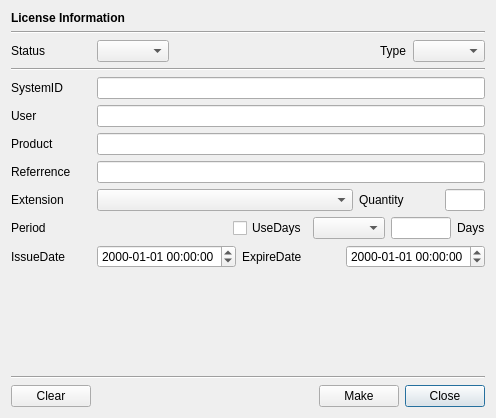
<?xml version="1.0" encoding="UTF-8"?>
<ui version="4.0">
 <class>MakeLCNDlg</class>
 <widget class="QDialog" name="MakeLCNDlg">
  <property name="geometry">
   <rect>
    <x>0</x>
    <y>0</y>
    <width>496</width>
    <height>418</height>
   </rect>
  </property>
  <property name="windowTitle">
   <string>Make License Window</string>
  </property>
  <layout class="QVBoxLayout" name="verticalLayout">
   <item>
    <widget class="QLabel" name="label">
     <property name="font">
      <font>
       <bold>true</bold>
      </font>
     </property>
     <property name="text">
      <string>License Information</string>
     </property>
    </widget>
   </item>
   <item>
    <widget class="Line" name="line_2">
     <property name="orientation">
      <enum>Qt::Horizontal</enum>
     </property>
    </widget>
   </item>
   <item>
    <layout class="QGridLayout" name="gridLayout_5">
     <property name="topMargin">
      <number>0</number>
     </property>
     <item row="0" column="2">
      <spacer name="horizontalSpacer_2">
       <property name="orientation">
        <enum>Qt::Horizontal</enum>
       </property>
       <property name="sizeHint" stdset="0">
        <size>
         <width>40</width>
         <height>20</height>
        </size>
       </property>
      </spacer>
     </item>
     <item row="0" column="0">
      <widget class="QLabel" name="label_10">
       <property name="minimumSize">
        <size>
         <width>80</width>
         <height>0</height>
        </size>
       </property>
       <property name="text">
        <string>Status</string>
       </property>
      </widget>
     </item>
     <item row="0" column="1">
      <widget class="QComboBox" name="mStatusCombo"/>
     </item>
     <item row="0" column="3">
      <widget class="QLabel" name="label_7">
       <property name="text">
        <string>Type</string>
       </property>
      </widget>
     </item>
     <item row="0" column="4">
      <widget class="QComboBox" name="mTypeCombo"/>
     </item>
    </layout>
   </item>
   <item>
    <widget class="Line" name="line_3">
     <property name="orientation">
      <enum>Qt::Horizontal</enum>
     </property>
    </widget>
   </item>
   <item>
    <layout class="QGridLayout" name="gridLayout_2">
     <item row="0" column="0">
      <widget class="QLabel" name="label_2">
       <property name="minimumSize">
        <size>
         <width>80</width>
         <height>0</height>
        </size>
       </property>
       <property name="text">
        <string>SystemID</string>
       </property>
      </widget>
     </item>
     <item row="1" column="1">
      <widget class="QLineEdit" name="mUserText"/>
     </item>
     <item row="2" column="0">
      <widget class="QLabel" name="label_4">
       <property name="text">
        <string>Product</string>
       </property>
      </widget>
     </item>
     <item row="0" column="1">
      <widget class="QLineEdit" name="mSIDText"/>
     </item>
     <item row="2" column="1">
      <widget class="QLineEdit" name="mProductText"/>
     </item>
     <item row="1" column="0">
      <widget class="QLabel" name="label_3">
       <property name="text">
        <string>User</string>
       </property>
      </widget>
     </item>
     <item row="3" column="0">
      <widget class="QLabel" name="label_6">
       <property name="text">
        <string>Referrence</string>
       </property>
      </widget>
     </item>
     <item row="3" column="1">
      <widget class="QLineEdit" name="mRefText"/>
     </item>
    </layout>
   </item>
   <item>
    <layout class="QGridLayout" name="gridLayout_6">
     <property name="topMargin">
      <number>0</number>
     </property>
     <item row="0" column="1">
      <widget class="QComboBox" name="mExtensionCombo"/>
     </item>
     <item row="0" column="2">
      <widget class="QLabel" name="label_11">
       <property name="minimumSize">
        <size>
         <width>80</width>
         <height>0</height>
        </size>
       </property>
       <property name="maximumSize">
        <size>
         <width>80</width>
         <height>16777215</height>
        </size>
       </property>
       <property name="text">
        <string>Quantity</string>
       </property>
      </widget>
     </item>
     <item row="0" column="0">
      <widget class="QLabel" name="label_5">
       <property name="minimumSize">
        <size>
         <width>80</width>
         <height>0</height>
        </size>
       </property>
       <property name="maximumSize">
        <size>
         <width>80</width>
         <height>16777215</height>
        </size>
       </property>
       <property name="text">
        <string>Extension</string>
       </property>
      </widget>
     </item>
     <item row="0" column="3">
      <widget class="QLineEdit" name="mQuantityText">
       <property name="minimumSize">
        <size>
         <width>40</width>
         <height>0</height>
        </size>
       </property>
       <property name="maximumSize">
        <size>
         <width>40</width>
         <height>16777215</height>
        </size>
       </property>
      </widget>
     </item>
    </layout>
   </item>
   <item>
    <layout class="QGridLayout" name="gridLayout_4">
     <property name="topMargin">
      <number>0</number>
     </property>
     <item row="0" column="1">
      <spacer name="horizontalSpacer_3">
       <property name="orientation">
        <enum>Qt::Horizontal</enum>
       </property>
       <property name="sizeHint" stdset="0">
        <size>
         <width>40</width>
         <height>20</height>
        </size>
       </property>
      </spacer>
     </item>
     <item row="0" column="4">
      <widget class="QLineEdit" name="mDaysText">
       <property name="minimumSize">
        <size>
         <width>60</width>
         <height>0</height>
        </size>
       </property>
       <property name="maximumSize">
        <size>
         <width>60</width>
         <height>16777215</height>
        </size>
       </property>
      </widget>
     </item>
     <item row="0" column="0">
      <widget class="QLabel" name="label_9">
       <property name="minimumSize">
        <size>
         <width>80</width>
         <height>0</height>
        </size>
       </property>
       <property name="text">
        <string>Period</string>
       </property>
      </widget>
     </item>
     <item row="0" column="5">
      <widget class="QLabel" name="mDaysLabel">
       <property name="text">
        <string>Days</string>
       </property>
      </widget>
     </item>
     <item row="0" column="2">
      <widget class="QCheckBox" name="mUseDaysCheck">
       <property name="text">
        <string>UseDays</string>
       </property>
      </widget>
     </item>
     <item row="0" column="3">
      <widget class="QComboBox" name="mIssuedMethodCombo"/>
     </item>
    </layout>
   </item>
   <item>
    <layout class="QGridLayout" name="gridLayout_3">
     <item row="0" column="3">
      <widget class="QLabel" name="mExpireDateLabel">
       <property name="text">
        <string>ExpireDate</string>
       </property>
      </widget>
     </item>
     <item row="0" column="4">
      <widget class="QDateTimeEdit" name="mExpireDateTime">
       <property name="displayFormat">
        <string>yyyy-MM-dd hh:mm:ss</string>
       </property>
      </widget>
     </item>
     <item row="0" column="1">
      <widget class="QLabel" name="mIssueDateLabel">
       <property name="minimumSize">
        <size>
         <width>80</width>
         <height>0</height>
        </size>
       </property>
       <property name="maximumSize">
        <size>
         <width>80</width>
         <height>16777215</height>
        </size>
       </property>
       <property name="text">
        <string>IssueDate</string>
       </property>
      </widget>
     </item>
     <item row="0" column="2">
      <widget class="QDateTimeEdit" name="mIssueDateTime">
       <property name="displayFormat">
        <string>yyyy-MM-dd hh:mm:ss</string>
       </property>
      </widget>
     </item>
    </layout>
   </item>
   <item>
    <spacer name="verticalSpacer">
     <property name="orientation">
      <enum>Qt::Vertical</enum>
     </property>
     <property name="sizeHint" stdset="0">
      <size>
       <width>20</width>
       <height>40</height>
      </size>
     </property>
    </spacer>
   </item>
   <item>
    <widget class="Line" name="line">
     <property name="orientation">
      <enum>Qt::Horizontal</enum>
     </property>
    </widget>
   </item>
   <item>
    <layout class="QGridLayout" name="gridLayout">
     <item row="0" column="1">
      <spacer name="horizontalSpacer">
       <property name="orientation">
        <enum>Qt::Horizontal</enum>
       </property>
       <property name="sizeHint" stdset="0">
        <size>
         <width>40</width>
         <height>20</height>
        </size>
       </property>
      </spacer>
     </item>
     <item row="0" column="3">
      <widget class="QPushButton" name="mCloseBtn">
       <property name="text">
        <string>Close</string>
       </property>
      </widget>
     </item>
     <item row="0" column="2">
      <widget class="QPushButton" name="mMakeBtn">
       <property name="text">
        <string>Make</string>
       </property>
      </widget>
     </item>
     <item row="0" column="0">
      <widget class="QPushButton" name="mClearBtn">
       <property name="text">
        <string>Clear</string>
       </property>
      </widget>
     </item>
    </layout>
   </item>
  </layout>
 </widget>
 <resources/>
 <connections/>
</ui>
